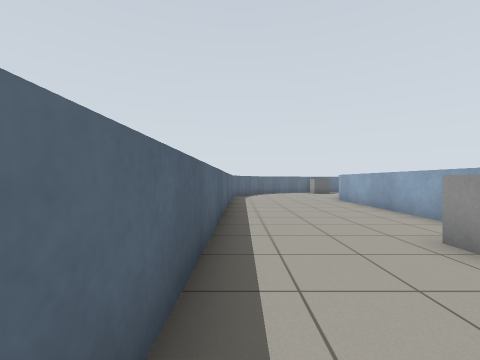
[1] (above)

24 first-person views from a walk through a robot-simulator world made for Gazebo. The camera is 0.93 m above the floor, looks level and sees 90° across. The floor is counted in squares, 1 m on a side. Each view is taken from the middle of a square. On the plan, view 1 faces up. The plan holds only what a view shows up to about 10 squares ahead; the rest is blank.

[2]
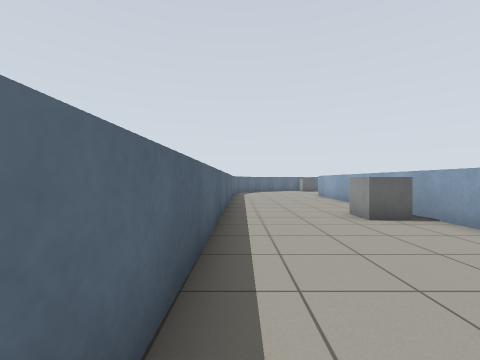

[3]
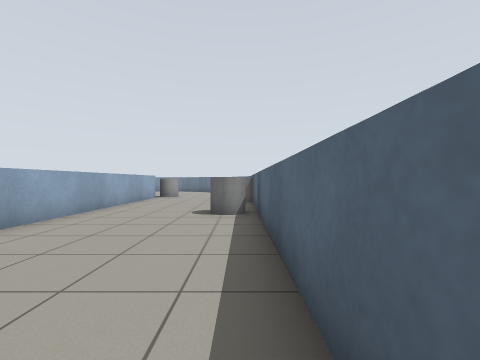

[4]
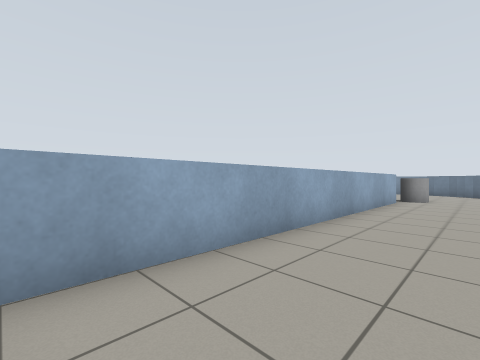

[5]
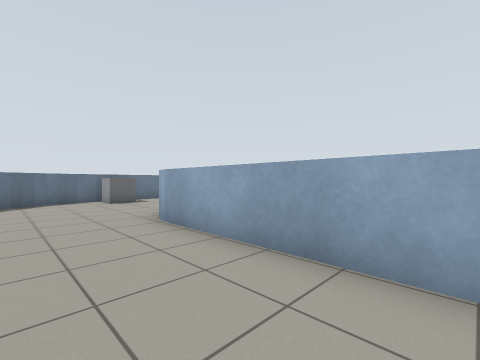

[6]
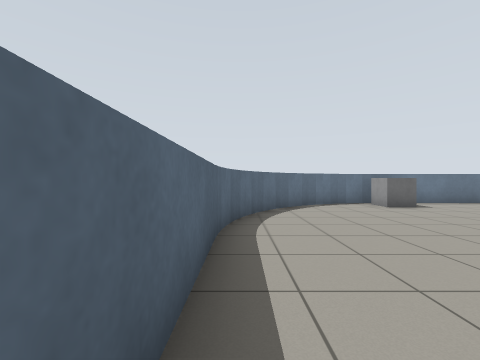

[7]
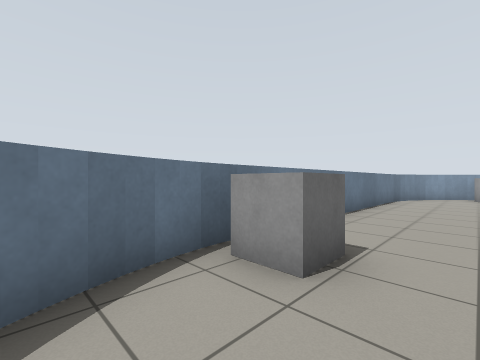

[8]
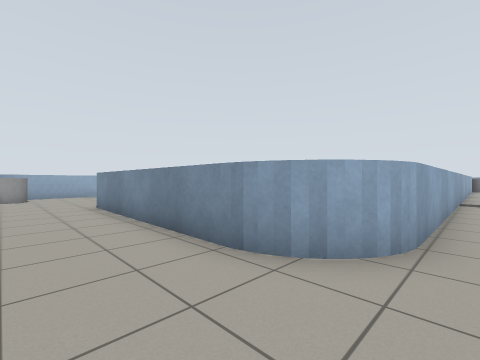

[9]
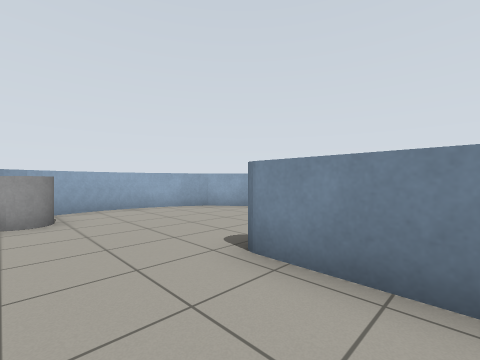

[10]
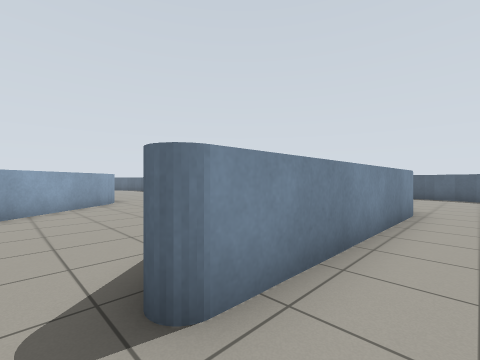

[11]
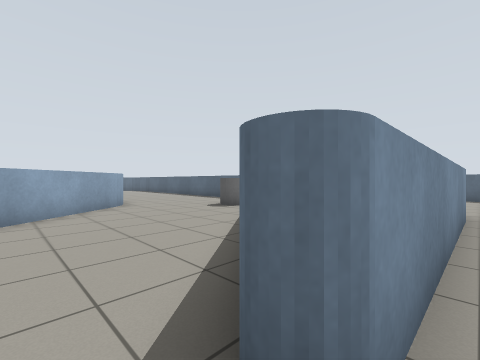

[12]
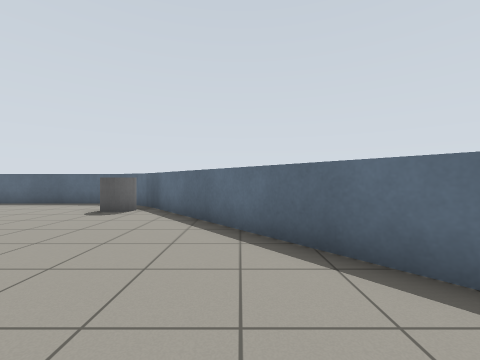

[13]
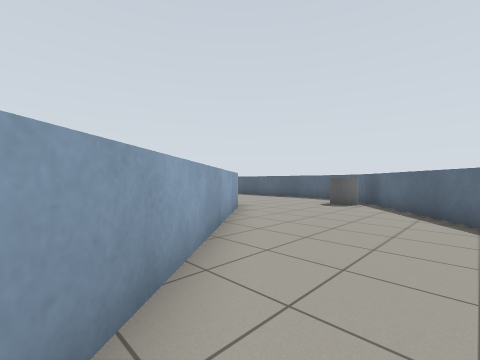

[14]
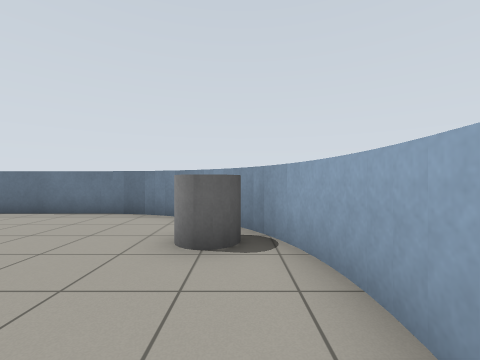

[15]
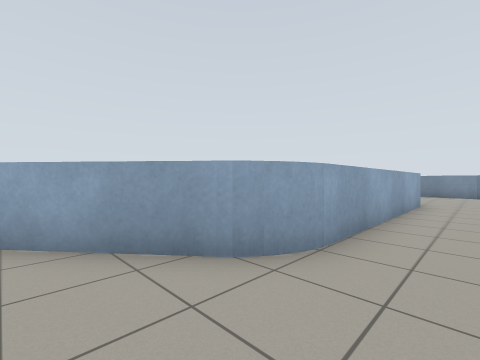

[16]
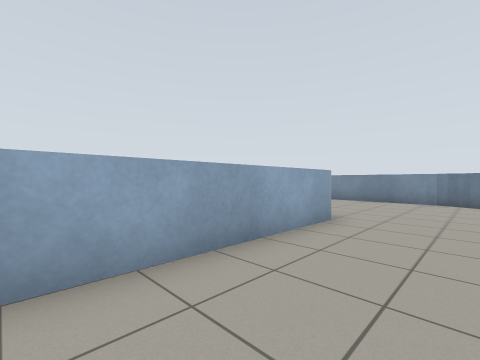

[17]
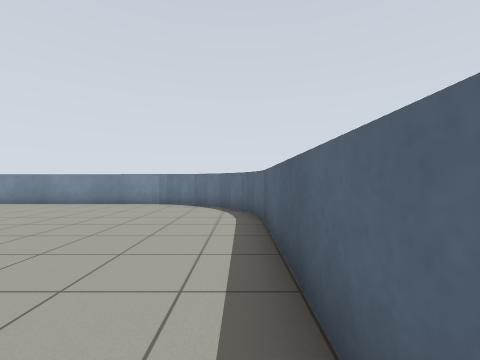

[18]
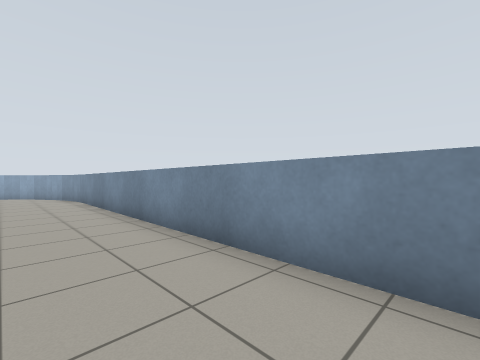

[19]
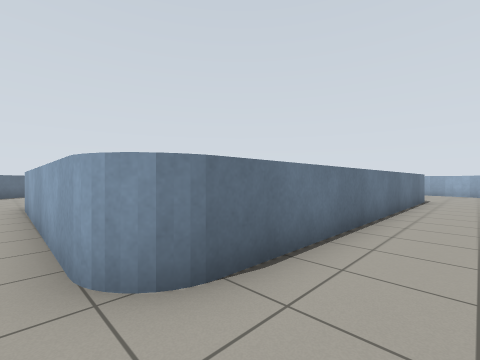

[20]
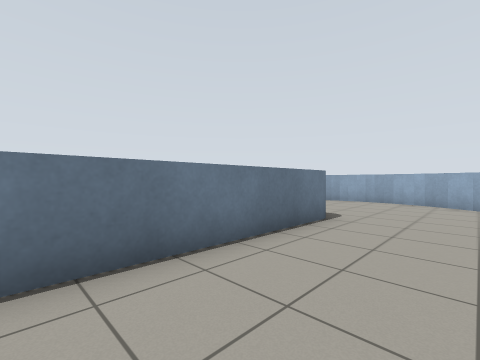

[21]
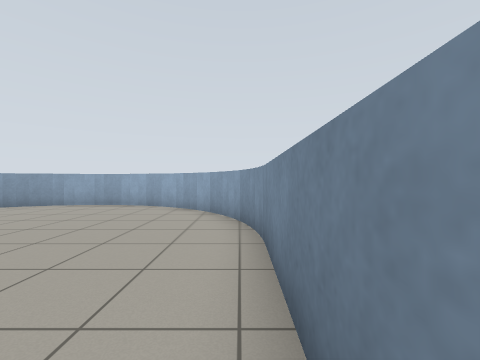

[22]
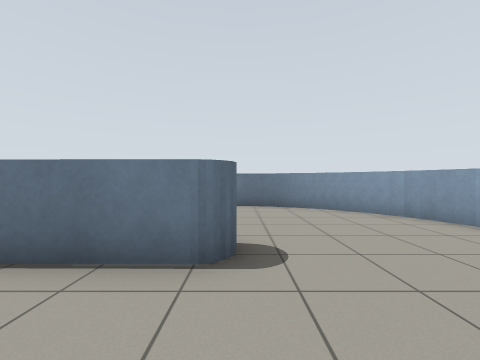

[23]
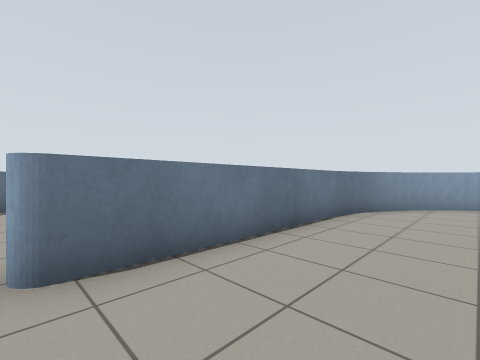

[24]
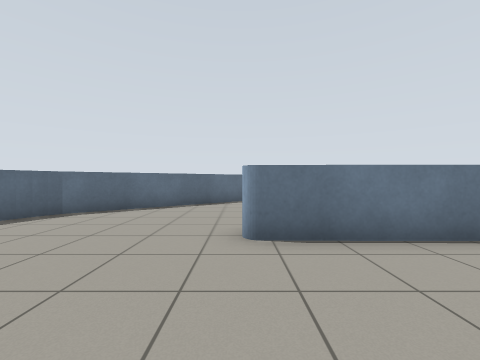

### Floor plan
Points are (right, up) in squares from view 1. A wall is a line through its corners. A room is listed if a view was taken in it or the views show most of it. See-through windows are left out.
Room 1 (views 1, 2, 3, 4, 5, 6, 7, 8, 9, 10, 11, 12, 13, 14, 15, 16, 17, 18, 19, 20, 21, 22, 23, 24)
walls: (12.2, 3.6) (11.9, 3.2); (11.1, 4) (18, 9.7) (18.5, 10.5); (22.9, 0.6) (17.2, 0.7); (10.5, -4.4) (10.5, 2.8); (23.3, 0.6) (22.8, 0.6); (17.1, 7.7) (12, 3.5) (11.5, 2.4); (24.3, 0.4) (23.2, 0.6); (22.6, -5.4) (11.2, -5.3); (24.9, 0.1) (24.1, 0.4); (25.8, -0.5) (24.8, 0.1); (26.1, -0.7) (25.7, -0.4); (26.5, -1.2) (26, -0.6); (5.5, -1.5) (5.4, -6.5); (18.5, 10.4) (18.7, 10.8); (18.6, 10.7) (19, 11.7) (19.1, 12.7); (27, -1.7) (26.5, -1.1); (5.5, 4.4) (5.5, 0.5); (5.6, 4.9) (5.5, 4.3); (6.8, 7) (6.2, 6.3) (5.9, 5.7); (5.8, 5.6) (5.6, 4.8); (27.5, -2.6) (26.9, -1.7); (9.1, -10.2) (22.8, -10.4); (22.7, -10.4) (23.8, -10.2) (24.8, -9.9); (13, 12.1) (6.8, 6.9); (8.7, -10.2) (9.2, -10.3); (5.4, -6.8) (5.6, -7.4) (5.9, -8.2); (28, -4.3) (27.8, -3.5) (27.5, -2.5); (7.9, -10) (8.9, -10.2); (5.9, -8.1) (6.5, -8.9) (6.9, -9.4) (7.6, -9.8); (19.1, 12.6) (19, 13.3) (18.9, 14); (28, -5) (27.9, -4.1); (24.7, -9.9) (25.4, -9.6); (25.3, -9.6) (26.2, -8.9); (27.4, -7.2) (27.7, -6.6); (27.7, -6.7) (27.9, -5.6) (28, -4.9); (26.1, -9) (26.8, -8.4); (26.9, -8.2) (27.4, -7.3); (18.9, 13.9) (18.7, 14.6); (18.7, 14.5) (18.5, 15.1); (4.4, -9.4) (4.6, 11); (18.3, 15.4) (17.8, 16); (6.4, 12.8) (13.1, 12.7); (17.9, 15.9) (17.4, 16.5); (17.4, 16.4) (16.9, 16.8) (16.3, 17.2); (16.4, 17.1) (15.4, 17.5); (15.5, 17.5) (14.5, 17.7); (14.6, 17.6) (5.2, 17.7); (-0.4, 12.1) (-0.6, -6.6); (4.9, 17.7) (3.8, 17.5); (-0.1, 13.6) (-0.4, 12.5); (3.9, 17.5) (2.8, 17); (2.9, 17.1) (1.9, 16.5) (1.1, 15.7) (0.7, 15.2) (0.3, 14.6) (-0.1, 13.5)
objects: grey cylinder (0, -8) to (0, -7); grey cylinder (0, -4) to (1, -4); grey box (3, 3) to (4, 3); grey cylinder (4, -11) to (4, -10); grey box (5, 16) to (6, 17); grey cylinder (7, 6) to (8, 6); grey cylinder (17, 14) to (18, 15)

Positions as (right, up) in squares from view 1, and headings:
1: (0, 0), facing up
2: (0, -3), facing up
3: (0, 3), facing down
4: (2, 2), facing down-right
5: (2, 6), facing up-right
6: (0, 8), facing up
7: (3, 15), facing up-right
8: (4, 15), facing down-right
9: (11, 15), facing down-right
10: (14, 14), facing down-left
11: (14, 13), facing down-left
12: (15, 10), facing left
13: (17, 10), facing down-left
14: (18, 11), facing up
15: (9, 6), facing down-right
16: (8, 1), facing down-right
17: (6, -1), facing down
18: (11, -8), facing down-right
19: (10, -7), facing up-right
20: (17, -8), facing up-right
21: (19, -10), facing right
22: (23, -8), facing up
23: (17, -2), facing up-right
24: (17, -3), facing up
